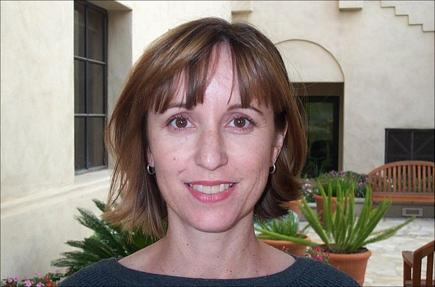
#> input picture training/image_0017.jpg, 435 x 287 px
$ python ghc.py
#> lines starting #> are read from the running program, lines starting #| are printed output that depends on the picture
import numpy as np
import cv2

#load image
name_image= 'image_0017'
img= cv2.imread(name_image+'.jpg', 0)
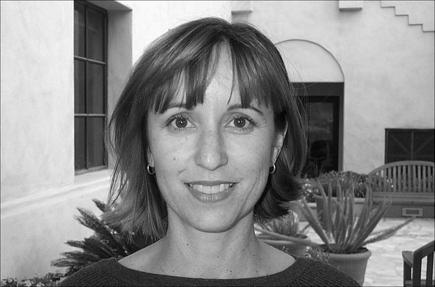
#> img: shape (287, 435); min 0, max 255, mean 137.2

#set the size in the view of image into 40%
img= cv2.resize(img, (400, 400))
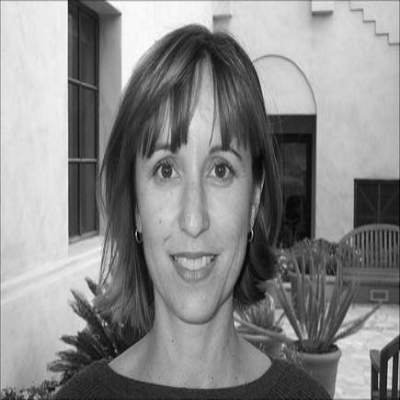
#> img: shape (400, 400); min 1, max 255, mean 137

#load my histogramGlobal
histogramGlobal= []
for i in range(256):
	histogramGlobal.append(0)

#run the matriz
for i in range(img.shape[0]):
	for j in range(img.shape[1]):
		histogramGlobal[img[i][j]]= histogramGlobal[img[i][j]] + 1
#> after the loop, histogramGlobal = 256 values, max 1288 at index 206, min 0 at index 0, mean 625

#save in file
f= open(name_image+'_GHC.txt','w')
f.write(str(histogramGlobal))
f.close()

$ run again, with training/image_0001.jpg copied over training/image_0017.jpg
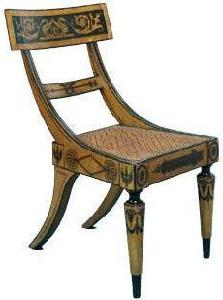
#> input picture training/image_0001.jpg, 223 x 300 px
#> `img= cv2.imread(name_image+'.jpg', 0)`:
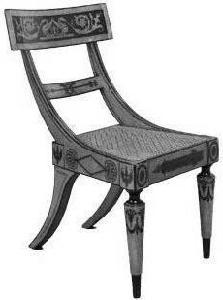
#> img: shape (300, 223); min 0, max 255, mean 204.9
#> `img= cv2.resize(img, (400, 400))`:
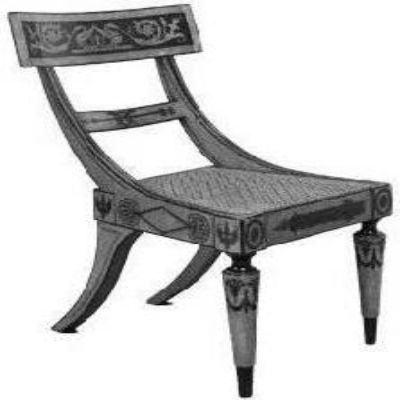
#> img: shape (400, 400); min 2, max 255, mean 204.9
#> after the loop `for i in range(img.shape[0]):`: histogramGlobal = 256 values, max 77794 at index 255, min 0 at index 0, mean 625
